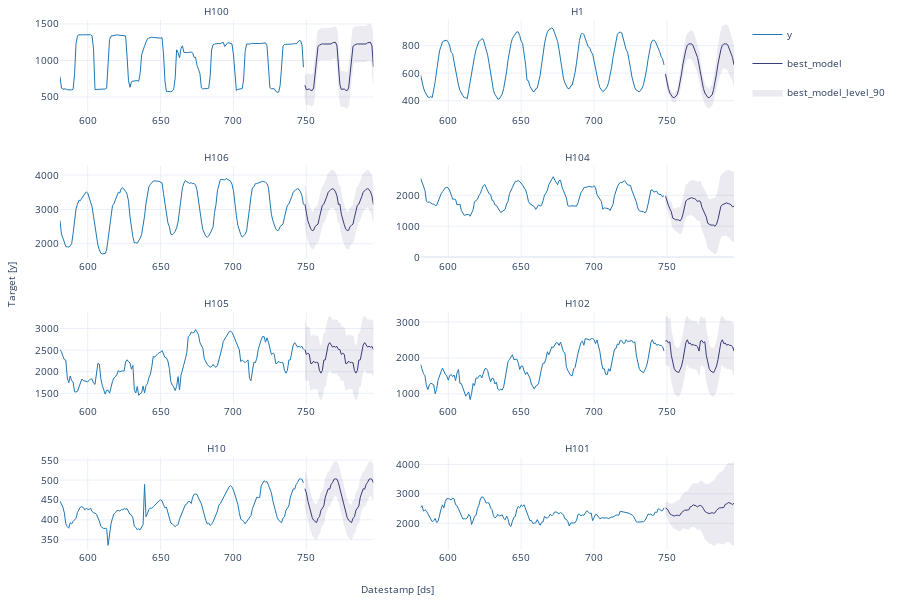

This figure's notebook cell:
### Markdown cell above
Plot the results.

### Code cell
sf.plot(Y_df, prod_forecasts_df, level=[90])
